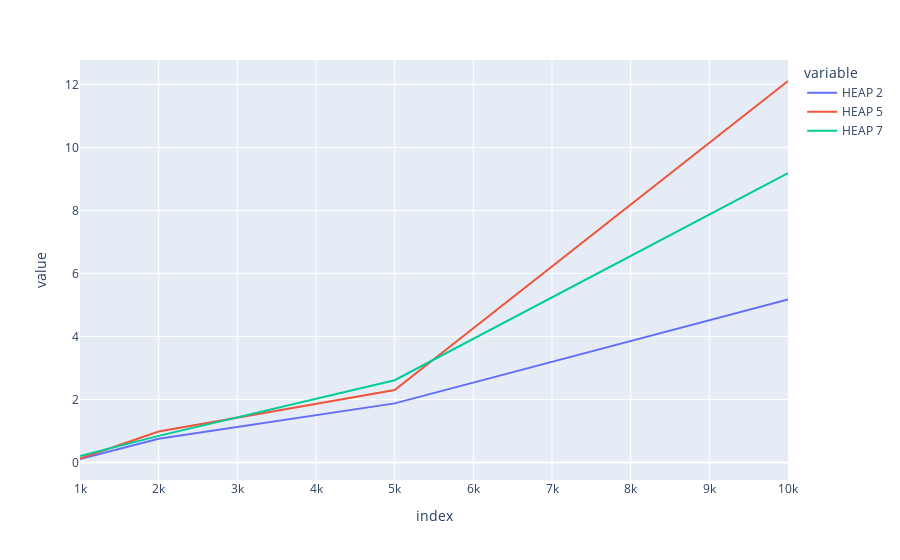

Notebook source saved alongside this figure:
### Markdown cell above
# HEAPS

###  Tworzenie kopca

### Code cell
from comparison import *

get_plot(compare_diffrent_array_length(array_of_lengths=[1000, 2000, 5000 ,10000]))

### Figure 1 — Plotly figure (JSON) as saved in the notebook; plotly's stock layout.template omitted (floating-point values rounded to 4 significant figures)
{"data": [{"hovertemplate": "variable=HEAP 2<br>index=%{x}<br>value=%{y}<extra></extra>", "legendgroup": "HEAP 2", "line": {"color": "#636efa", "dash": "solid"}, "marker": {"symbol": "circle"}, "mode": "lines", "name": "HEAP 2", "orientation": "v", "showlegend": true, "type": "scatter", "x": [1000, 2000, 5000, 10000], "xaxis": "x", "y": [0.1094, 0.75, 1.875, 5.172], "yaxis": "y"}, {"hovertemplate": "variable=HEAP 5<br>index=%{x}<br>value=%{y}<extra></extra>", "legendgroup": "HEAP 5", "line": {"color": "#EF553B", "dash": "solid"}, "marker": {"symbol": "circle"}, "mode": "lines", "name": "HEAP 5", "orientation": "v", "showlegend": true, "type": "scatter", "x": [1000, 2000, 5000, 10000], "xaxis": "x", "y": [0.125, 0.9844, 2.297, 12.11], "yaxis": "y"}, {"hovertemplate": "variable=HEAP 7<br>index=%{x}<br>value=%{y}<extra></extra>", "legendgroup": "HEAP 7", "line": {"color": "#00cc96", "dash": "solid"}, "marker": {"symbol": "circle"}, "mode": "lines", "name": "HEAP 7", "orientation": "v", "showlegend": true, "type": "scatter", "x": [1000, 2000, 5000, 10000], "xaxis": "x", "y": [0.2031, 0.8438, 2.609, 9.188], "yaxis": "y"}], "layout": {"legend": {"title": {"text": "variable"}, "tracegroupgap": 0}, "margin": {"t": 60}, "xaxis": {"anchor": "y", "domain": [0, 1], "title": {"text": "index"}}, "yaxis": {"anchor": "x", "domain": [0, 1], "title": {"text": "value"}}}}
